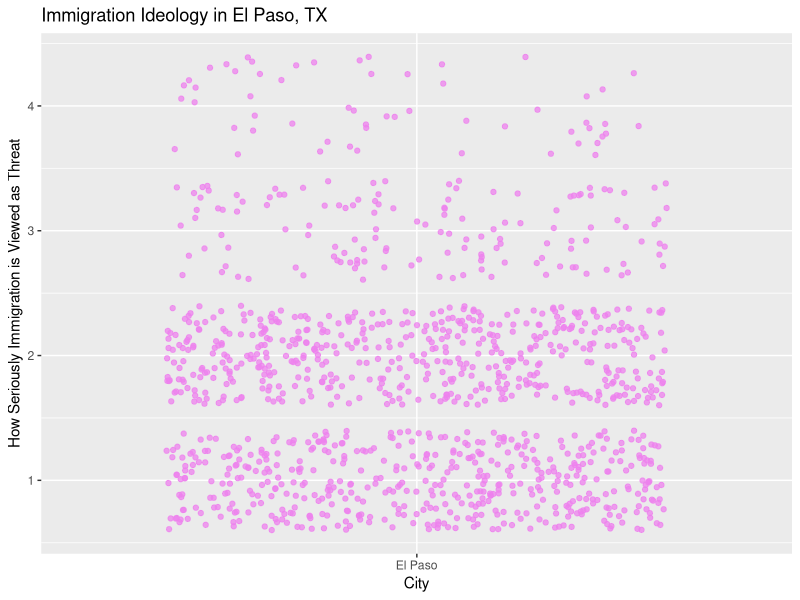
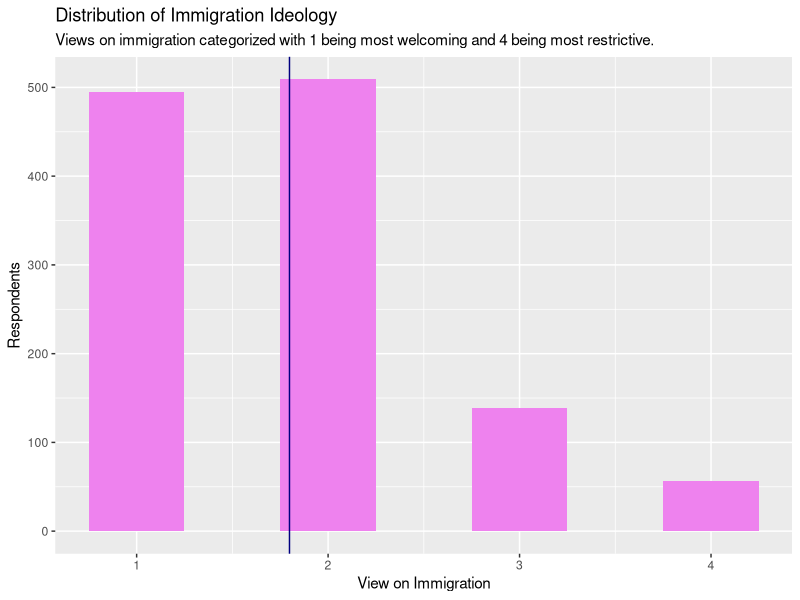

The R script that drew these images, in order:
## ---- chunk 1
knitr::opts_chunk$set(echo = FALSE)
library("haven")
## ---- chunk 2
library(haven)
UT_data <- read_sav("utex0055e_output.sav")
UT_data |>
  head()
## ---- chunk 3
library(tidyverse)
UT_data <- UT_data |>
  mutate(border_zip = if_else(zipcode == 79901 | 79902 | 79903 | 79904 | 79905 | 79906 | 79907 | 79908 | 79910 | 79911 | 79912 | 79913 | 79914 | 79915 | 79916 | 79917 | 79918 | 79920 | 79922 | 79923 | 79924 | 79925 | 79926 | 79927 | 79929 | 79930 | 79931 | 79932 | 79934 | 79935 | 79936 | 79937 | 79938 | 79940 | 79941 | 79942 | 79943 | 79944 | 79945| 79946 | 79947 | 79948 | 79949 | 79950 | 79951 | 79952 | 79953 | 79954 | 79955 | 79958 | 79960 | 79961 | 79966 | 79968 | 79973 | 79974 | 79975 | 79976 | 79977 | 79978 | 79980 | 79982 | 79983 | 79984 | 79985 | 79986 | 79987 | 79988 | 79989 | 79990 | 79991 | 79992 | 79993 | 79994 | 79995 | 79996 | 79997 | 79998 | 79999, "El Paso", "Other"))

## ---- chunk 4
El_Paso_Scatter <- ggplot(data = UT_data, mapping = aes(x = border_zip, y = Q20A)) +
                        geom_jitter(alpha = 0.75, color = "violet")+
  labs( x = "City",
        y = "How Seriously Immigration is Viewed as Threat",
        title = "Immigration Ideology in El Paso, TX")
El_Paso_Scatter
## ---- chunk 5
Border_Views <- UT_data |>
   mutate(border_zipcode = if_else(zipcode == 79901 | 79902 | 79903 | 79904 | 79905 | 79906 | 79907 | 79908 | 79910 | 79911 | 79912 | 79913 | 79914 | 79915 | 79916 | 79917 | 79918 | 79920 | 79922 | 79923 | 79924 | 79925 | 79926 | 79927 | 79929 | 79930 | 79931 | 79932 | 79934 | 79935 | 79936 | 79937 | 79938 | 79940 | 79941 | 79942 | 79943 | 79944 | 79945| 79946 | 79947 | 79948 | 79949 | 79950 | 79951 | 79952 | 79953 | 79954 | 79955 | 79958 | 79960 | 79961 | 79966 | 79968 | 79973 | 79974 | 79975 | 79976 | 79977 | 79978 | 79980 | 79982 | 79983 | 79984 | 79985 | 79986 | 79987 | 79988 | 79989 | 79990 | 79991 | 79992 | 79993 | 79994 | 79995 | 79996 | 79997 | 79998 | 79999, "El Paso", "Other")) |>
  group_by(border_zipcode) |>
  summarize(ideology_mean = mean(Q20A)) 
  
Border_Views
## ---- chunk 6
zip_hist <- ggplot(data = UT_data, mapping = aes(x = Q20A)) +
                        geom_histogram(binwidth = 0.5,
                                       fill = "violet") + 
  geom_vline(mapping = aes(xintercept = 1.79833), color = "navy", width = .25) +
  labs(title = "Distribution of Immigration Ideology",
       x = "View on Immigration", 
       y = "Respondents", 
       subtitle = "Views on immigration categorized with 1 being most welcoming and 4 being most restrictive.")
zip_hist
